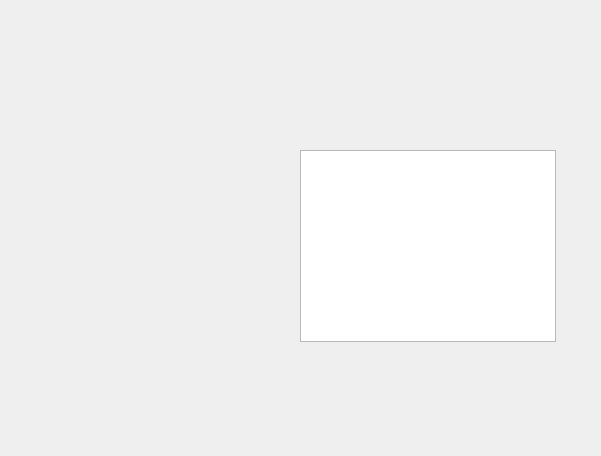
<?xml version="1.0" encoding="UTF-8"?>
<ui version="4.0">
 <class>gradico_doppio</class>
 <widget class="QWidget" name="gradico_doppio">
  <property name="geometry">
   <rect>
    <x>0</x>
    <y>0</y>
    <width>601</width>
    <height>456</height>
   </rect>
  </property>
  <property name="windowTitle">
   <string>Form</string>
  </property>
  <widget class="QGraphicsView" name="graphicsView">
   <property name="geometry">
    <rect>
     <x>300</x>
     <y>150</y>
     <width>256</width>
     <height>192</height>
    </rect>
   </property>
  </widget>
 </widget>
 <resources/>
 <connections/>
</ui>
